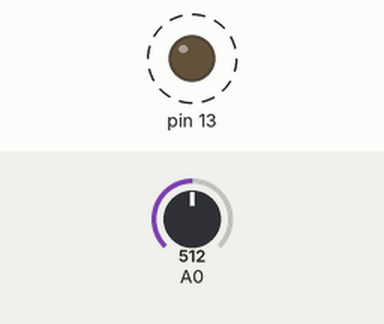
A sketch run on a simulated Arduino Uno, built with avr-gcc and run on an emulated ATmega328P. Parts: output pins drawn as LEDs (lit = HIGH). Dashed ring = blinking. The inputs (shaded band) are chosen by the test bench; at power-on: A0 = 512.

Above: at 1.8 s.
1.9 s: A0 set to 500
At 2.8 s:
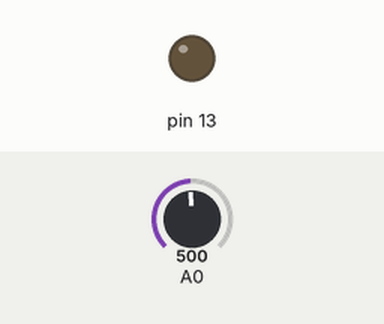
3.4 s: A0 set to 521
At 3.8 s:
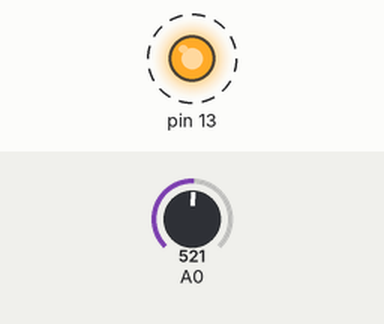
7.5 s: A0 set to 511
At 8.1 s:
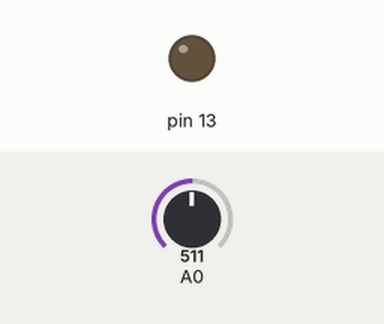
Timing chart, 0 to 10.5 s (numbered marks = the images above; inputs shaded):
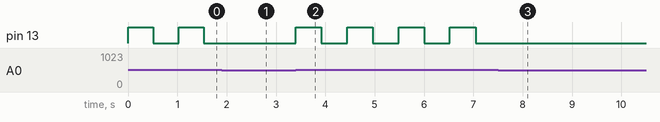

The sketch:

AnalogInput1.ino
```cpp
// Analog Input

//LED pin = 13
//Potentiometer Analog Input pin = A0

/* Attached Potetiometer to A0, GND and 5V pins respectively.
 * Using external LED with 220 ohm resistor.
 * Potentiometer = A0
 * LED = 13
 */

int sensorValue = 0;

void setup() {
  pinMode(13, OUTPUT);
}

void loop() {
  sensorValue = analogRead(A0);

  if (sensorValue > 511) {
    //turn the LED pin ON
    digitalWrite(13, HIGH);
    // stop the process for <sensorValue> milliseconds
    delay(sensorValue);
    // turn the ledPIN off
    digitalWrite(13, LOW);
    //stop the program for <sensorValue> milliseconds
    delay(sensorValue);
  }
}
```

Measured:
- the behaviour switches between 512 and 511 on A0 (found by bisection; images 0 and 1)
- after the input at 1.9 s, pin 13: stays LOW (without the input it goes to HIGH after 0.15 s)
- after the input at 3.4 s, pin 13: alternates HIGH for 0.52 s and LOW for 0.52 s, starting at once
- after the input at 7.5 s, pin 13: stops changing and stays LOW
- by itself, pin 13: alternates HIGH for 0.51 s and LOW for 0.51 s
